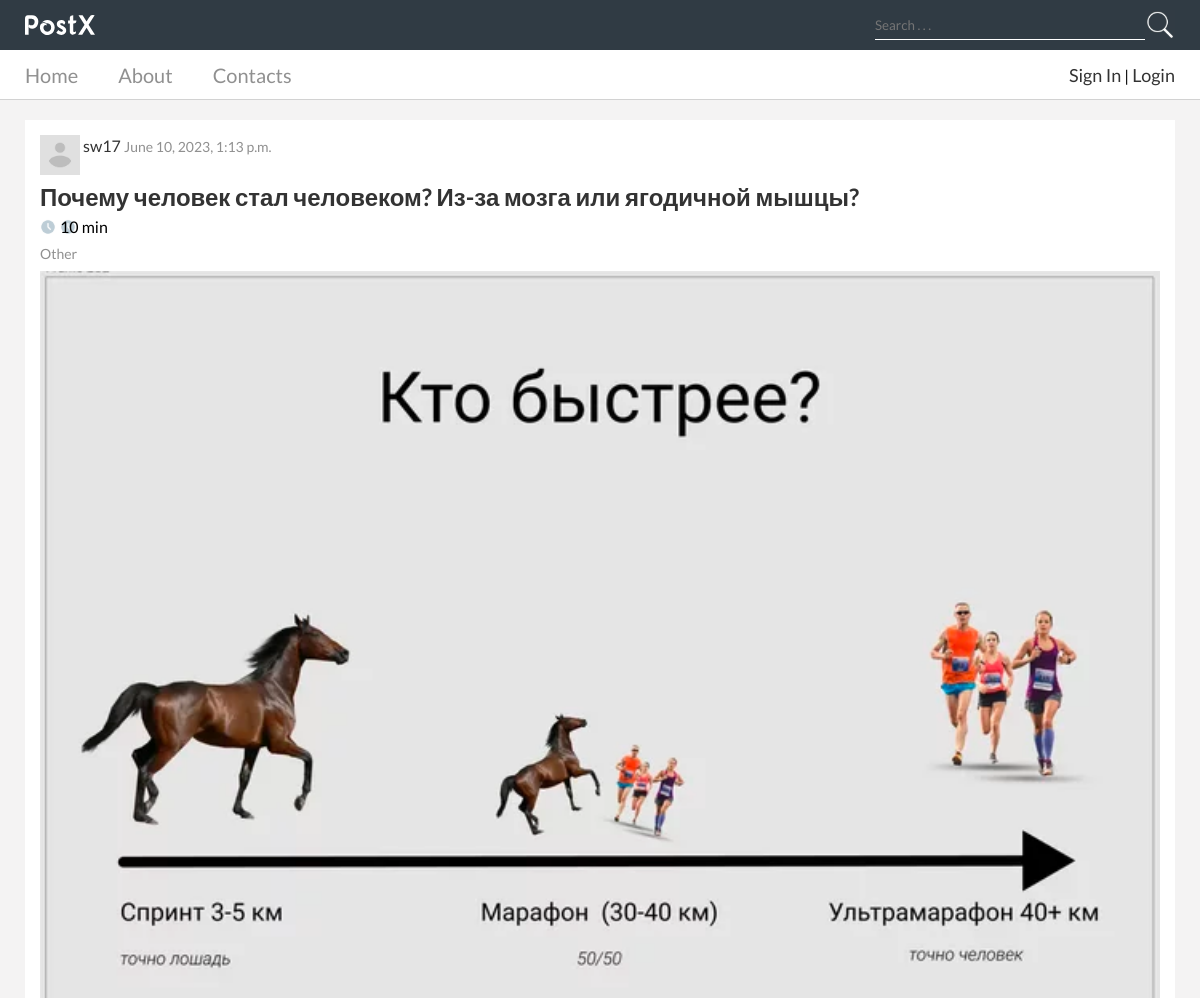
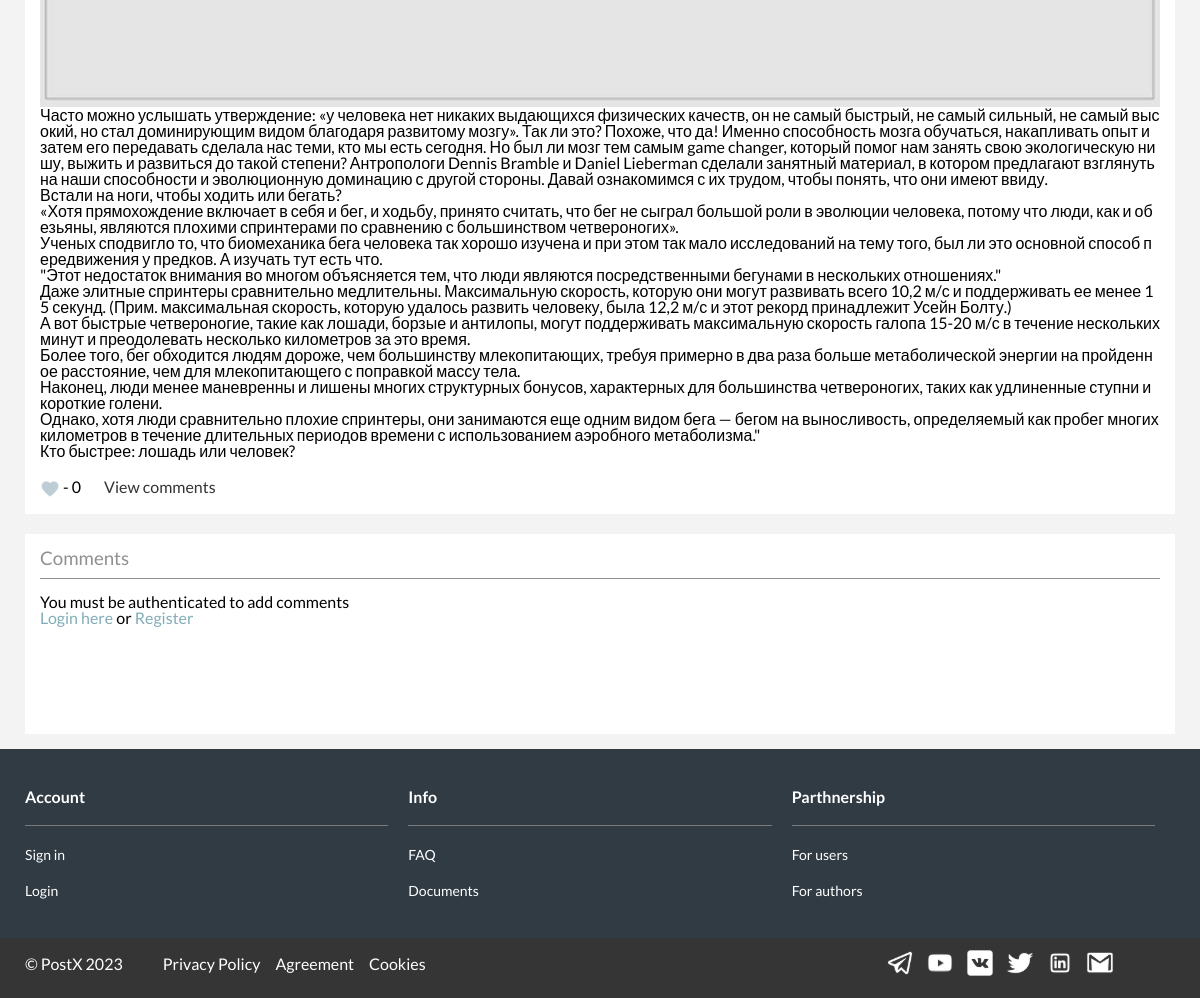
The app's page /post/pochemu-chelovek-stal-chelovekom-iz-za-mozga-ili-y with its own data (2 pictures, top to bottom).
### xforum/models.py (models this page shows, shortened)
class Xforum(models.Model):
    title=models.CharField(max_length=255, verbose_name="Title")
    user_name = models.ForeignKey(get_user_model(),on_delete=models.CASCADE, verbose_name="Username")
    time_to_read=models.IntegerField(verbose_name="Time to read")
    photo=models.ImageField(upload_to="photos/%Y/%m/%d/",blank=True, verbose_name="Image")
    content=models.TextField(blank=True, verbose_name="Body")
    slug = models.SlugField(max_length=50, db_index=True, unique=True, verbose_name="Url")
    time_create=models.DateTimeField(auto_now_add=True, verbose_name="Time create")
    time_update=models.DateTimeField(auto_now=True, verbose_name="Time update")
    is_published=models.BooleanField(default=True, verbose_name="Is published")
    cat=models.ForeignKey('Category', on_delete=models.CASCADE, null=True, verbose_name="Category")
    likes=models.ManyToManyField(get_user_model(), blank=True, related_name='blog_posts')
    def total_likes(self):
        return self.likes.count()
    class Meta:
        verbose_name="Статьи"
        verbose_name_plural="Статьи"
        ordering = ['-time_create']

class Category(models.Model):
    name=models.CharField(max_length=100, db_index=True)
    slug=models.SlugField(max_length=50, db_index=True, unique=True, verbose_name="Url")
    def __str__(self):
        return self.name
    class Meta:
        verbose_name = "Категории"
        verbose_name_plural = "Категории"

### xforum/views.py (the view)
# urls.py: path("post/<slug:post_slug>", ShowPost.as_view(), name="post"),
class ShowPost(DataMixin, DetailView):
    model = Xforum
    template_name = 'xforum/post.html'
    slug_url_kwarg = 'post_slug'
    context_object_name = 'post'
    success_url=reverse_lazy('home')
    def get_context_data(self, *, object_list=None, **kwargs):
        context=super().get_context_data(**kwargs)
        liked=False
        staff=get_object_or_404(Xforum, slug=self.kwargs['post_slug'])
        if staff.likes.filter(id=self.request.user.id).exists():
            liked=True
        total_likes=staff.total_likes()
        context['total_likes']=total_likes
        context['liked']=liked
        c_def=self.get_user_context(title='smb Post')
        return dict(list(context.items()) + list(c_def.items()))

### xforum/utils.py (called while the page is built)
    def get_user_context(self, **kwargs):
        context = kwargs
        cats=Category.objects.all()
        context['cats']=cats
        context['menu'] = menu
        user_menu=menu.copy()
        if not self.request.user.is_authenticated:
            user_menu.pop(2)
        context['menu'] = user_menu
        if 'cat_selected' not in context:
            context['cat_selected']=0
        return context

### xforum/templates/xforum/post.html (shortened to what this page needs)
{% extends "xforum/base.html" %}
{% load static %}
{% block content %}
    <div class="page_body-container">
        <div class="page-container-post">
            <div class="content__container-post">
              	<div class="article-post">
					<span class="article__user-data">
						{% if post.user_name.profile.profile_pic %}
						<span class="user__avatar"><img src="{{ post.user_name.profile.profile_pic.url }}" alt="" class="user__avatar-pic" width="40" height="40"></span>
						{% else %}
						<span class="user__avatar"><img src="{% static 'xforum/images/img/user profile image.jpg' %}" alt="" class="user__avatar-pic" width="40" height="40"></span>
						{% endif %}
						{% if post.user_name.profile.id %}
						<span class="article__username"><a href="{% url 'show_profile' post.user_name.profile.id %} " class="article__username-link">{{ post.user_name }}</a></span>
						{% else %}
						<span class="article__username"><a href="{% url 'anon_user_profile' %}" class="article__username-link">{{ post.user_name }}</a></span>
						{% endif %}
						<span class="article__time-create">{{ post.time_create}}</span>
					</span>
					<h2 class="article__title"><a href="" class="article__title-link">{{ post.title }}</a></h2>
					<span class="article__time_to_read-image"><img src="{% static 'xforum/images/img/time.svg' %}" alt="" class="article__time_to_read-pic"></span><span class="article__time_to_read">{{ post.time_to_read }} min</span>
					<div class="article__categoies">
						<span class="article__category"><a href="" class="article__category-link">{{ post.cat }}</a></span>
					</div>
					{% if post.photo %}
					<div class="article__image"><img src="{{ post.photo.url }}" alt="" class="article__pic"></div>
					{% endif %}
					<div class="article__text">{{ post.content|linebreaks }}</div>
					<div class="article__data-icons">
						<div class="article__likes">
							<form action="{% url 'like_post' post.slug %}" method="POST">
								{% if user.is_authenticated %}
									{% if liked %}
										<button type="submit" name="post_id" value="{{ post.id }}"><img src="{% static 'xforum/images/img/like_thumb.svg' %}" alt="" class="article__like-pic"></button> - {{ post.total_likes }}
									{% else %}
										<button type="submit" name="post_id" value="{{ post.id }}"><img src="{% static 'xforum/images/img/like_thumb.svg' %}" alt="" class="article__like-pic"></button> - {{ post.total_likes }}
									{% endif %}
								{% else %}
									<img src="{% static 'xforum/images/img/like_thumb.svg' %}" alt="" class="article__like-pic"> - {{ post.total_likes }}
								{% endif %}
								<div class="article__comments">
									<a href="{{ p.get_absolute_url }}" class="article__comments-link">View comments</a>
								</div>
							</form>
						</div>
					</div>
				</div>
				<div class="comments__container">
					<div class="article__comments-block">
						<h3 class="comments__title">Comments</h3>
						<div class="comments__body">
						{% if not post.comments.all %}
							{% if user.is_authenticated %}
							<span class="no_comments">No comments yet</span>
							<br>
							<br>
							<a href="{% url 'add_comment' post.id %}" class="add_comment-link">Add one here. . .</a>
							{% else %}
								<span class="no_comments">You must be authenticated to add comments</span>
								<br>
								<a href="{% url 'login' %}" class="add_comment-link">Login here</a> or <a href="{% url 'register' %}" class="add_comment-link">Register</a>
							{% endif %}
						{% endif %}
						</div>
					</div>
				</div>
			</div>
		</div>
	</div>
{% endblock %}

### xforum/static/xforum/css/style.css (style rules this page uses)
* { padding: 0; margin: 0; border: 0; }
*, *:before, *:after { -moz-box-sizing: border-box; -webkit-box-sizing: border-box; box-sizing: border-box; }
html, body { height: 100%; width: 100%; font-style: 100%; line-height: 1; font-style: 14px; -ms-text-size-adjust: 100%; -moz-text-size-adjust: 100%; -webkit-text-size-adjust: 100%; }
a, a:visited { text-decoration: none; }
img { vertical-align: top; }
h1,h2, h3, h4, h5, h6 { font-style: inherit; font-weight: 400; }
body { background-color: #f4f3f3; font-family: 'Lato', sans-serif; }
.article__user-data { display: inline-block; margin-bottom: 10px; }
.article__username { display: inline-block; padding-top: 3px; }
.article__username-link { color: #333; font-weight: 500; }
.article__time-create { display: inline-block; padding-top: 3px; color: #909090; font-size: 14px; }
.article__title { margin-bottom: 10px; }
.article__title-link { word-break: break-all; color:#333; font-weight: 600; font-size: ; }
.article__time_to_read { display: inline-block; background: url(..images/img/time.svg) no-repeat left; margin-bottom: 10px; margin-left: 4px; }
.article__categoies { margin-bottom: 10px; }
.article__category-link { color: #909090; font-size: 14px; }
.article__image img { width:100%; height: 100%; }
.article__text { margin-bottom: 20px; word-break: break-all; }
.article__data-icons { display: flex; text-align: center; }
.article__likes { margin-right: 25px; }
.article__comments { display: inline-block; margin-right: 25px; }
.article__comments-link { color:#333; }
.page_body-container { grid-area:main; grid-row:3/4; display:grid; grid-template: 1fr/ 1fr minmax(auto, 1150px) 1fr; max-width:100%; align-items:center; padding: 0 15px; }
.page-container-post { grid-column:2/3; width:100%; margin-bottom:15px; }
.content__container-post { display:grid; grid-template:1fr minmax(200px, auto)/ 1fr; max-width:100%; max-height:100%; min-height:400px; margin-top:20px; }
.article__time_to_read-image { display:inline-block; }
.comments__container { padding:15px; grid-row:2/3; background:white; }
.article-post { padding:15px; grid-row:1/2; margin-bottom:20px; background:white; }
.comments__title { color:#909090; border-bottom: 1px solid #909090; padding-bottom: 10px; margin-bottom: 15px; }
.article__comments-link { display: inline-block; margin-left:20px; }
.add_comment-link { color: #80adb8; }

### records on screen
Xforum: user_name "sw17", time_create "June 10, 2023, 1:13 p.m.", title "Почему человек стал человеком? Из-за мозга или ягодичной мышцы?", time_to_read "10", cat "Other", photo (picture), content "Часто можно услышать утверждение: «у человека нет никаких выдающихся физических качеств, он не самый быстрый, не самый сильный, не самый высокий, но стал доминирующим видом благодаря развитому мозгу». Так ли это? Похоже, что да! Именно способность мозга обучаться, накапливать опыт и затем его передавать сделала нас теми, кто мы есть сегодня. Но был ли мозг тем самым game changer, который помог нам занять свою экологическую нишу, выжить и развиться до такой степени? Антропологи Dennis Bramble и Daniel Lieberman сделали занятный материал, в котором предлагают взглянуть на наши способности и эволюционную доминацию с другой стороны. Давай ознакомимся с их трудом, чтобы понять, что они имеют…", total_likes "0"

### other values on screen
{{ m.title }} "Home" "About" "Contacts"
